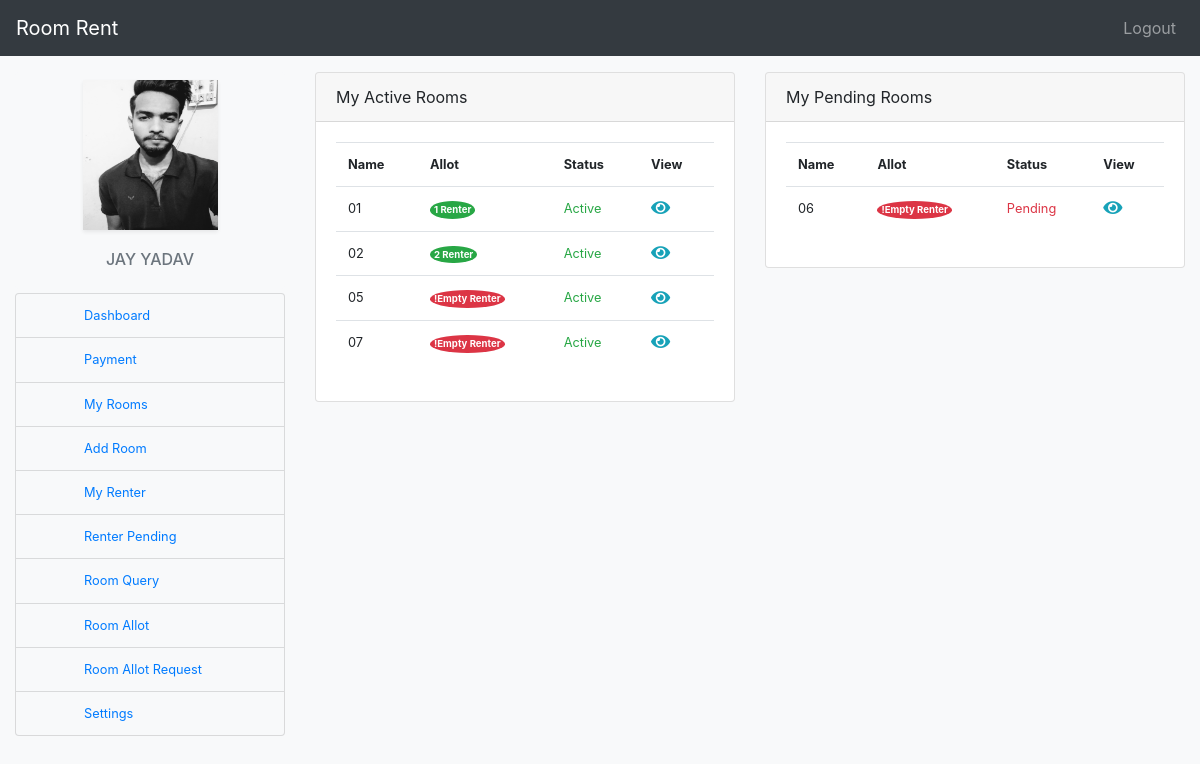
Screenshot of /owner_rooms/ (signed in) with the database file from the repository.
### datawork/models.py (models this page shows, shortened)
class RoomOwner(models.Model):
    ro_id = models.AutoField(primary_key=True)
    user_id = models.ForeignKey(User,on_delete=models.CASCADE)
    ro_image = models.ImageField(upload_to="profile")
    ro_contact = models.CharField(max_length=10,unique=True)
    ro_street = models.TextField(max_length=200)
    ro_id_proof = models.ImageField(upload_to="profile/proof")
    ro_house = models.CharField(max_length=100)
    ro_house_image = models.ImageField(upload_to="image")
    state = models.ForeignKey(State,on_delete=models.CASCADE)
    city = models.ForeignKey(City,on_delete=models.CASCADE)

class Room(models.Model):
    r_id = models.AutoField(primary_key=True)
    user_id = models.ForeignKey(User,on_delete=models.CASCADE)
    r_title = models.CharField(max_length=100)
    r_rent = models.IntegerField()
    r_type = models.ForeignKey(RoomType,on_delete=models.DO_NOTHING)
    r_desc = models.TextField(max_length=200)
    r_image = models.ImageField(upload_to="image")
    slug = models.SlugField()
    r_status = models.CharField(max_length=20, default='1',choices=(("0", "Pending"), ("1", "Active")))
    r_doc = models.DateTimeField(default=datetime.now(), blank=True)

### datawork/views.py (the view)
# urls.py: path('owner_rooms/',views.owner_rooms,name="owner_rooms"),
@login_required(login_url=logins)
def owner_rooms(r):
    data = {
        "rooms_a": Room.objects.filter(user_id__username=r.user,r_status='1'),
        "rooms_p": Room.objects.filter(user_id__username=r.user,r_status='2'),
        "user": RoomOwner.objects.filter(user_id__username=r.user),
        "userdata": User.objects.filter(username=r.user),
    }
    return render(r, 'roomowner/ro_rooms.html', data)

### datawork/templatetags/template_tags.py (called while the page is built)
@register.filter
def room_allot_count(context):
    qs = RoomAllot.objects.filter(ra_room_id=context,ra_status='1')
    if qs.exists():
        return qs.count()
    else:
        return 0

### templates/roomowner/ro_rooms.html
{% extends 'roomowner/ro_base.html' %}
{% load template_tags %}
{% block content %}
    <div class="col-lg-9">
    <div class="row">
        <div class="col-lg-6">
            <div class="card">
                <div class="card-header">My Active Rooms</div>
                <div class="card-body ">
                    <table class="table table-responsive-sm ">
                        <tr class="small">
                            <th>Name</th>
                            <th>Allot</th>
                            <th>Status</th>
                            <th>View</th>
                        </tr>
                        {% for r in rooms_a %}
                            <tr class="small">
                            <td>{{ r.r_title }}</td>
                            <td>
                                {% if r|room_allot_count == 0 %}
                                    <span class=" badge badge-danger rounded-circle p-1 ">!Empty Renter</span>
                                {% else %}
                                    <span class=" badge badge-success rounded-circle p-1 ">{{ r|room_allot_count }} Renter</span>
                                {% endif %}
                            </td>
                            <td>
                                {% if r.r_status == '1' %}
                                    <span class="text-success">Active</span>
                                {% else %}
                                    <span class="text-danger">Pending</span>
                                {% endif %}
                            </td>
                            <td><a href="{% url 'owner_room_view' r.slug %}" class="m-0 p-0"><i class="fas fa-eye fa-lg text-info"></i></a></td>
                            </tr>
                        {% empty %}
                            <tr>
                                <td colspan="4"><div class="alert alert-danger h6 text-center p-3" role="alert">No room availables!</div></td>
                            </tr>
                        {% endfor %}
                    </table>
                </div>
            </div>
        </div>
        <div class="col-lg-6">
            <div class="card">
                <div class="card-header">My Pending Rooms</div>
                <div class="card-body ">
                    <table class="table table-responsive-sm ">
                        <tr class="small">
                            <th>Name</th>
                            <th>Allot</th>
                            <th>Status</th>
                            <th>View</th>
                        </tr>
                        {% for r in rooms_p %}
                            <tr class="small">
                            <td>{{ r.r_title }}</td>
                            <td>
                                {% if r|room_allot_count == 0 %}
                                    <span class=" badge badge-danger rounded-circle p-1 ">!Empty Renter</span>
                                {% else %}
                                    <span class=" badge badge-success rounded-circle p-1 ">{{ r|room_allot_count }} Renter</span>
                                {% endif %}
                            </td>
                            <td>
                                {% if r.r_status == '1' %}
                                    <span class="text-success">Active</span>
                                {% else %}
                                    <span class="text-danger">Pending</span>
                                {% endif %}
                            </td>
                            <td><a href="{% url 'owner_room_view' r.slug %}" class="m-0 p-0"><i class="fas fa-eye fa-lg text-info"></i></a></td>
                            </tr>
                        {% empty %}
                            <tr>
                                <td colspan="4"><div class="alert alert-danger h6 text-center p-3" role="alert">No pending room availables!</div></td>
                            </tr>
                        {% endfor %}
                    </table>
                </div>
            </div>
        </div>
    </div>
    </div>
{% endblock %}

### templates/roomowner/ro_base.html (shortened to what this page needs)
<!DOCTYPE html>
<html lang="en">
<head>
{% load static %}
    <link rel="stylesheet" href="{% static 'bootstrap.css' %}">
    <link rel="stylesheet" href="https://use.fontawesome.com/releases/v5.5.0/css/all.css">
    <link href="https://cdn.jsdelivr.net/npm/select2@4.1.0-beta.1/dist/css/select2.min.css" rel="stylesheet" />
</head>
<body class="bg-light">
    <nav class="navbar navbar-expand-lg navbar-dark bg-dark sticky-top">
        <a href="{% url 'homepage' %}" class="navbar-brand">Room Rent</a>
        <ul class="navbar-nav ml-auto">
            <li class="nav-item"><a href="{% url 'logouts' %}" class="nav-link">Logout</a></li>
        </ul>
    </nav>
    <div class="container-fluid mt-3">
        <div class="row">
            <div class="col-lg-3">
                <div class="card border-0 bg-light">
                    <center>
                    <img src="{{ user.0.ro_image.url }}" class="shadow-sm mt-2" width="50%" height="150px" alt="logo">
                    <div class="card-body">
                        <h1 class="text-truncate h6 p-0 m-0  text-center text-uppercase text-muted">{{ userdata.0.first_name }} {{ userdata.0.last_name }}</h1>
                    </div>
                   </center>
                </div>
                <ul class="list-group mt-1 ">
                          <li class="list-group-item bg-light"><a href="{% url 'owner_profile' %}" class="nav-link small p-0 m-0 ml-5">Dashboard</a></li>
                          <li class="list-group-item bg-light"><a href="{% url 'owner_payment' %}" class="nav-link small p-0 m-0 ml-5">Payment</a></li>
                          <li class="list-group-item bg-light"><a href="{% url 'owner_rooms' %}" class="nav-link small p-0 m-0 ml-5">My Rooms</a></li>
                          <li class="list-group-item bg-light"><a href="{% url 'add_room' %}" class="nav-link small p-0 m-0 ml-5">Add Room</a></li>
                          <li class="list-group-item bg-light"><a href="{% url 'my_renter' %}" class="nav-link small p-0 m-0 ml-5">My Renter</a></li>
                          <li class="list-group-item bg-light"><a href="{% url 'room_allot_pending' %}" class="nav-link small p-0 m-0 ml-5">Renter Pending</a></li>
                          <li class="list-group-item bg-light"><a href="{% url 'owner_room_query' %}" class="nav-link small p-0 m-0 ml-5">Room Query</a></li>
                          <li class="list-group-item bg-light"><a href="{% url 'room_allot' %}" class="nav-link small p-0 m-0 ml-5">Room Allot</a></li>
                          <li class="list-group-item bg-light"><a href="{% url 'room_allot_request' %}" class="nav-link small p-0 m-0 ml-5">Room Allot Request</a></li>
                          <li class="list-group-item bg-light"><a href="{% url 'password_change_owner' %}" class="nav-link small p-0 m-0 ml-5">Settings</a></li>
                </ul>
            </div>
            {% block content %}{% endblock %}
        </div>
    </div>
</body>
</html>

### rows the page displays
RoomOwner: ro_image (picture)
Room: r_title "01", r_id "1", r_status "Active"
Room: r_title "02", r_id "2", r_status "Active"
Room: r_title "05", shows "!Empty Renter", r_status "Active"
Room: r_title "07", shows "!Empty Renter", r_status "Active"
Room: r_title "06", shows "!Empty Renter", r_status "Pending"

### other values shown
{{ userdata.0.first_name }} "JAY"
{{ userdata.0.last_name }} "YADAV"
